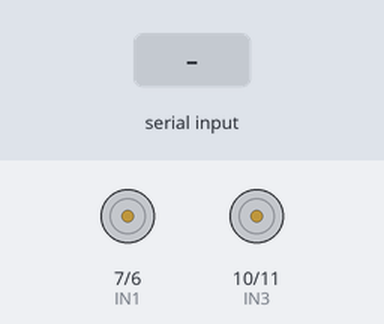
This sketch was run on a simulated Arduino Uno, built with avr-gcc and run on an emulated ATmega328P. Shown: motor-driver pin pairs drawn as motors (green arrow = first pin HIGH = forward, orange = second pin HIGH = backward, longer = more drive, scaled by the enable pin). The inputs (shaded band) are chosen by the test bench.

Above: at 1.2 s.
1.3 s: "90,45\n" received over Serial
At 2.1 s:
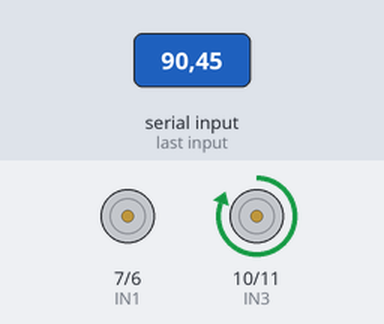
At 3.1 s:
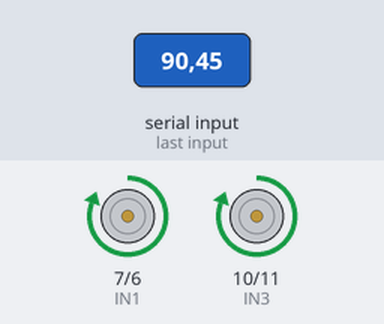
Timing chart, 0 to 4.6 s (numbered marks = the images above; inputs shaded):
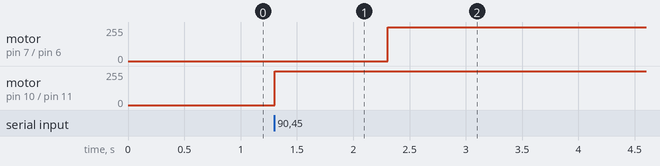

Measured:
- after the input at 1.3 s, motor on pin 7 (IN1) / pin 6 (IN2): stopped → forward 255/255 after 1.0 s; motor on pin 10 (IN3) / pin 11 (IN4): stopped → forward 255/255 at once

The sketch:

arturito.ino.ino
```cpp
int ENa = 5;
int IN1 = 7;
int IN2 = 6;
int ENb = 9;
int IN3 = 10;
int IN4 = 11;
int speed =255;

void setup() {
  Serial.begin(9600); // Start the serial communication
  pinMode(ENa, OUTPUT);
  pinMode(IN1, OUTPUT);
  pinMode(IN2, OUTPUT);
  pinMode(IN3, OUTPUT);
  pinMode(IN4, OUTPUT);
  pinMode(ENb, OUTPUT);
}

void loop() {
  if (Serial.available() > 0) { // Check if there is any data available
    float curvature = Serial.parseFloat(); // Read the curvature value

    if (curvature > 0.15) { // Turn right
      turnRight();
    } else if (curvature < -0.15) { // Turn left
      turnLeft();
    } else { // Go straight
      goStraight();
    }
  }
}

void goStraight() {
  digitalWrite(IN1, HIGH);
  digitalWrite(IN2, LOW);
  analogWrite(ENa, speed);
  digitalWrite(IN3, HIGH);
  digitalWrite(IN4, LOW);
  analogWrite(ENb, speed);
}

void turnLeft() {
  digitalWrite(IN1, HIGH);
  digitalWrite(IN2, LOW);
  analogWrite(ENa, speed);
  digitalWrite(IN3, LOW);
  digitalWrite(IN4, LOW);
  analogWrite(ENb, 0);
}

void turnRight() {
  digitalWrite(IN1, LOW);
  digitalWrite(IN2, LOW);
  analogWrite(ENa, 0);
  digitalWrite(IN3, HIGH);
  digitalWrite(IN4, LOW);
  analogWrite(ENb, speed);
}
```
